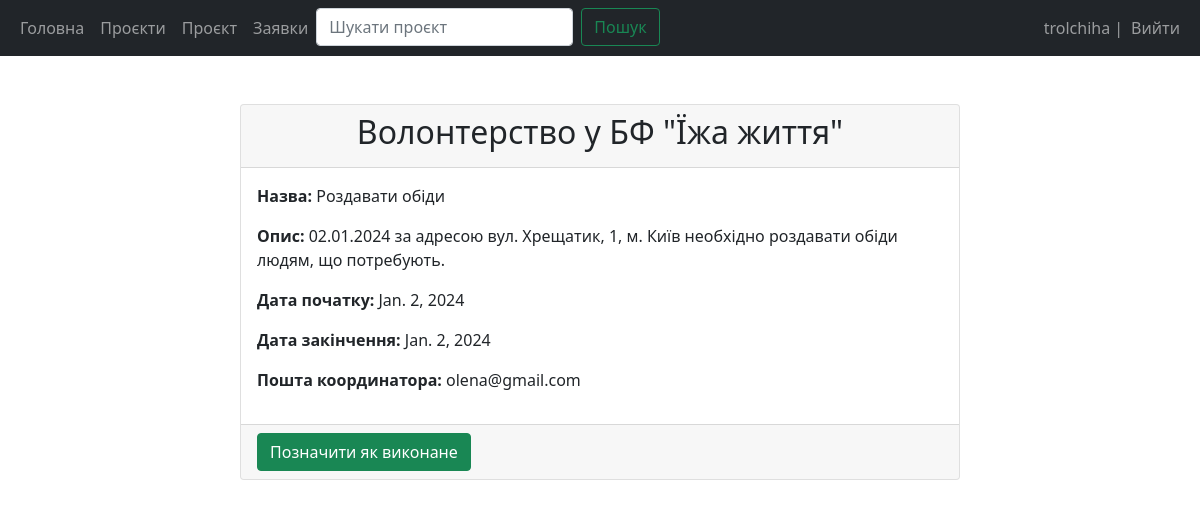
Screenshot of /view-task/4/ (signed in) with the database file from the repository.
### main/models.py (models this page shows, shortened)
class Task(models.Model):
    project = models.ForeignKey(Project, on_delete=models.CASCADE)
    volunteer = models.ForeignKey(User, on_delete=models.CASCADE)
    name = models.CharField(max_length=100)
    description = models.TextField()
    start_date = models.DateField()
    end_date = models.DateField()

class Project(models.Model):
    class WorkType(models.TextChoices):
        SOCIAL = 'соціальна'
        MEDICAL = 'медична'
        HUMANITARIAN = 'гуманітарна'
        EDUCATIONAL = 'освітня'
        CULTURAL = 'культурна'
        SPORT = 'спортивна'
        SCIENTIFIC = 'наукова'
        OTHER = 'інша'
    name = models.CharField(max_length=100)
    description = models.TextField()
    coordinator = models.ForeignKey(User, on_delete=models.CASCADE)
    start_date = models.DateField()
    end_date = models.DateField()
    location = models.CharField(max_length=100)
    work_type = models.CharField(
        max_length=11,
        choices=WorkType.choices,
        default=WorkType.OTHER,
    )

### main/views.py (the view)
# urls.py: path('view-task/<str:task_id>/', views.view_task, name='view_task'),
@login_required(login_url='/login')
def view_task(request, task_id):
    task = get_object_or_404(Task, id=task_id)
    return render(request, 'main/view_task.html', {'task': task})

### main/templates/main/view_task.html (shortened to what this page needs)
{% extends 'main/base.html' %}
{% block content %}
<div class="container mt-5">
    <div class="row justify-content-center">
        <div class="col-md-8">
            <div class="card">
                <div class="card-header text-center">
                    <h2>{{ task.project.name }}</h2>
                </div>
                <div class="card-body">
                    <p><strong>Назва:</strong> {{ task.name }}</p>
                    <p><strong>Опис:</strong> {{ task.description }}</p>
                    <p><strong>Дата початку:</strong> {{ task.start_date }}</p>
                    <p><strong>Дата закінчення:</strong> {{ task.end_date }}</p>
                    <p><strong>Пошта координатора:</strong> {{ task.project.coordinator.email }}</p>
                </div>
                <div class="card-footer text-left">
                    <form method="post">
                        <button
                        type="submit"
                        class="btn btn-success"
                        name="application-status"
                        value="True"
                        >
                        Позначити як виконане
                        </button>
                    </form>
                </div>
            </div>
        </div>
    </div>
</div>
{% endblock %}

### main/templates/main/base.html (shortened to what this page needs)
<!DOCTYPE html>
<html lang="en">
  <head>
    <link
      href="https://cdn.jsdelivr.net/npm/bootstrap@5.1.3/dist/css/bootstrap.min.css"
      rel="stylesheet"
    />
  </head>
  <body>
    <nav class="navbar navbar-expand-lg navbar-dark bg-dark">
      <div class="container-fluid">
        <div>
          <ul class="navbar-nav">
            <li class="nav-item">
              <a class="nav-link" href="{% url 'home' %}">Головна</a>
            </li>
            <li class="nav-item">
              <a class="nav-link" href="{% url 'view_projects' %}">Проєкти</a>
            </li>
            {% if user.is_authenticated and perms.main.update_project %}
            <li class="nav-item">
              <a class="nav-link" href="{% url 'create_project' %}">Проєкт</a>
            </li>
            <li class="nav-item">
              <a class="nav-link" href="{% url 'view_applications' %}">Заявки</a>
            </li>
            {% elif user.is_authenticated and perms.main.add_application %}
            <li class="nav-item">
              <a class="nav-link" href="{% url 'view_tasks_volunteer' %}">Завдання</a>
            </li>
            {% endif %}
            <li class="nav-item">
              <form method="post" class="d-flex" action="{% url 'search_project' %}" role="search">
                <input class="form-control me-2" type="search" placeholder="Шукати проєкт" aria-label="Search" name="search_text">
                <button class="btn btn-outline-success" type="submit">Пошук</button>
              </form>
            </li>
          </ul>
        </div>
        <div>
          <ul class="navbar-nav">
            {% if user.is_authenticated %}
            <span class="navbar-text"> {{user.username}} | </span>
            <li class="nav-item">
              <a class="nav-link" href="{% url 'logout' %}">Вийти</a>
            </li>
            {% else %}
            <li class="nav-item">
              <a class="nav-link" href="/login">Увійти</a>
            </li>
            {% endif %}
          </ul>
        </div>
      </div>
    </nav>
    <div class="container">{% block content %} {% endblock %}</div>
  </body>
</html>

### rows the page displays
Task: project.name "Волонтерство у БФ \"Їжа життя\"", name "Роздавати обіди", description "02.01.2024 за адресою вул. Хрещатик, 1, м. Київ необхідно роздавати обіди людям, що потребують.", start_date "Jan. 2, 2024", end_date "Jan. 2, 2024", project.coordinator.email "olena@gmail.com"

### other values shown
{{ user.username }} "trolchiha"
